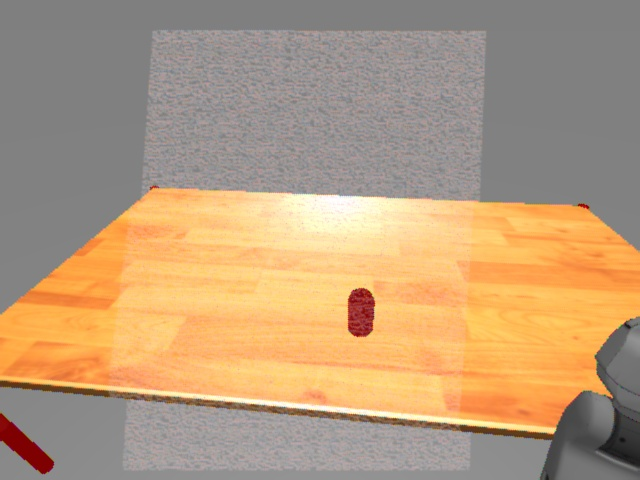
//> input picture manipulate_paper/frame0000.jpg, 640 x 480 px
$ ./findContours_demo ../../manipulate_paper/frame0000.jpg   (built with g++ and OpenCV 4)
//> lines starting //> are read from the running program, lines starting //| are printed output that depends on the picture; after the words box and inside, x2 and y2 are one past the last pixel; in counts of white or black regions, pixels touching at a corner belong together
/**
 * @function findContours_Demo.cpp
 * @brief Demo code to find contours in an image
 * @author OpenCV team
 */

#include "opencv2/highgui/highgui.hpp"
#include "opencv2/imgproc/imgproc.hpp"
//#include <cxcore.h>
//#include <ml.h>
#include <cv.h>
#include <iostream>
#include <stdio.h>
#include <stdlib.h>

using namespace cv;
using namespace std;

Mat src;
Mat src_gray;
//IplImage* outputIpl;
//IplImage* threshedOutput;
//IplImage* originalIpl;
Mat outputMat;
int threshCanny = 255;
int threshVal = 125;
int red = 100;
int green = 100;
int blue = 100;
int max_thresh = 255;
int max_color = 255;
RNG rng(12345);
const char* outputWindow;

/// Function header
void thresh_callback(int, void* );

/**
 * @function main
 */
int main( int, char** argv )
{
  // Load source image and convert it to gray
  src = imread( argv[1], 1 );
//> src is the input picture: 480 rows x 640 cols, CV_8UC3; mean B, G, R 124.2, 155.5, 183

  //create 3 seperate color spaces (9 color channels)
  //rgb
  vector<Mat> rgb;
  split(src, rgb);
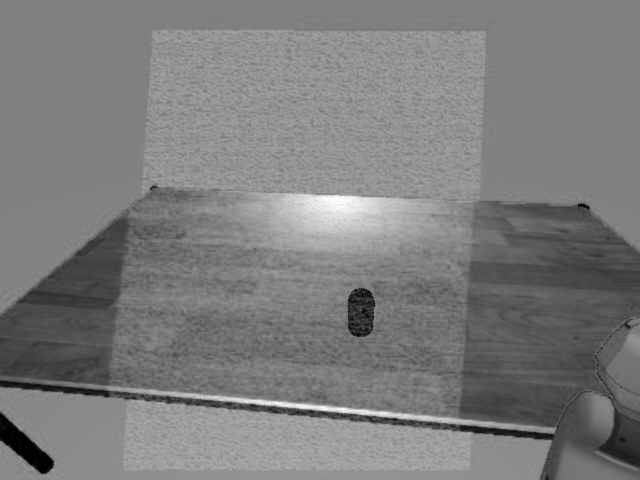
//> rgb[0]: 480 rows x 640 cols, CV_8UC1; min 0, max 255, mean 124.2
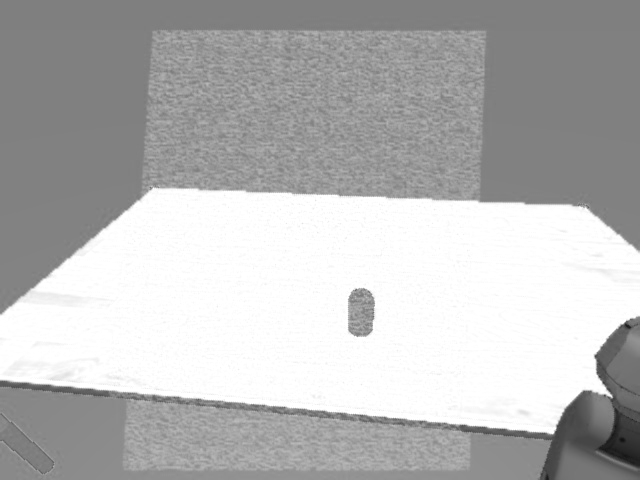
//> rgb[2]: 480 rows x 640 cols, CV_8UC1; min 18, max 255, mean 183

  //luv
  Mat luvMat;
  vector<Mat> luv;
  cvtColor( src, luvMat, CV_BGR2Luv );
//> luvMat: 480 rows x 640 cols, CV_8UC3; mean of channels 0, 1, 2 167.8, 111.5, 158.1
  split(luvMat, luv);
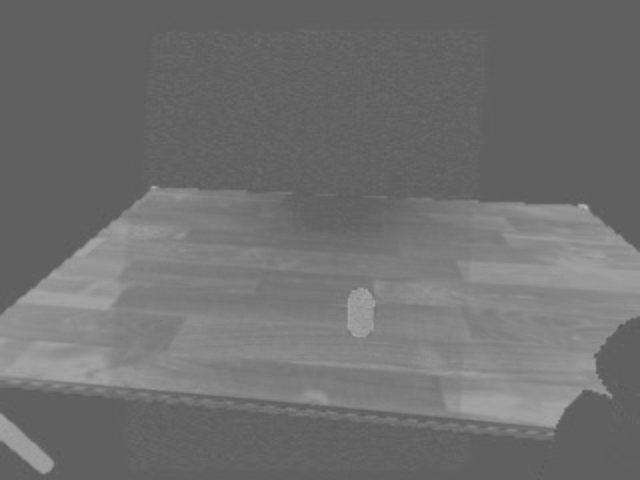
//> luv[1]: 480 rows x 640 cols, CV_8UC1; min 86, max 190, mean 111.5
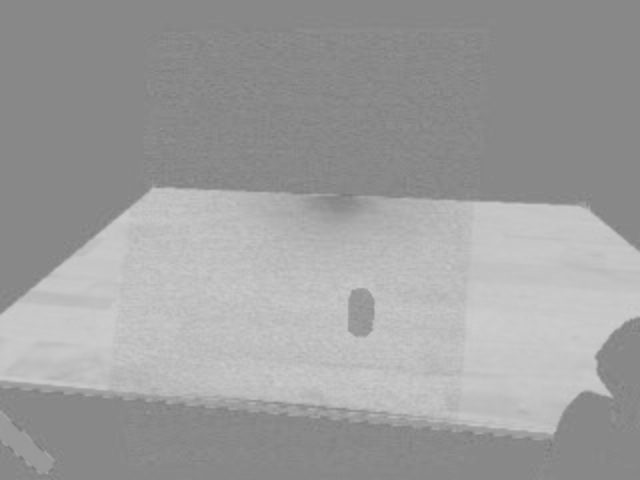
//> luv[2]: 480 rows x 640 cols, CV_8UC1; min 119, max 205, mean 158.1

  //hsv
  Mat hsvMat;
  vector<Mat> hsv;
  cvtColor( src, hsvMat, CV_BGR2HSV );
//> hsvMat: 480 rows x 640 cols, CV_8UC3; mean H, S, V 31.3, 63.2, 183.2
  split(hsvMat, hsv);
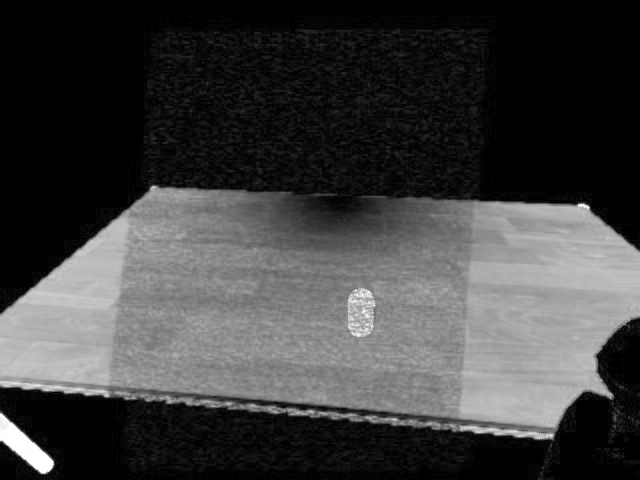
//> hsv[1]: 480 rows x 640 cols, CV_8UC1; min 0, max 255, mean 63.2

  //blur the channels
  blur( rgb[0], rgb[0], Size(3,3) );
  blur( rgb[1], rgb[1], Size(3,3) );
  blur( rgb[2], rgb[2], Size(3,3) );

  blur( luv[0], luv[0], Size(3,3) );
  blur( luv[1], luv[1], Size(3,3) );
  blur( luv[2], luv[2], Size(3,3) );

  blur( hsv[0], hsv[0], Size(3,3) );
  blur( hsv[1], hsv[1], Size(3,3) );
  blur( hsv[2], hsv[2], Size(3,3) );

  // [12 lines of commented-out code are left out]
  namedWindow( "lV", CV_WINDOW_AUTOSIZE );
  imshow( "lV", luv[0] );

  // [8 lines of commented-out code are left out]
  cvtColor( src, src_gray, CV_BGR2GRAY );
  blur( src_gray, src_gray, Size(3,3) );

  //set image to be processed
  outputMat = luv[0];

  /// Create Window
  const char* source_window = "Source";
  namedWindow( source_window, CV_WINDOW_AUTOSIZE );
  imshow( source_window, src );


  //create trackbars
  createTrackbar( " Canny thresh:", "Source", &threshCanny, max_thresh, thresh_callback );
  //createTrackbar( " Thresholding:", "Source", &threshVal, max_thresh, thresh_callback );
  thresh_callback( 0, 0 );

  waitKey(0);

  return(0);
}

/**
 * @function thresh_callback
 */
void thresh_callback(int, void* )
{
  Mat canny_output;
  Mat threshedMat;
  vector<vector<Point> > contours;
  vector<Vec4i> hierarchy;

  //threshedMat = outputMat;
  threshedMat = outputMat;
  //threshold(outputMat, threshedMat, threshVal, 255, CV_THRESH_BINARY);

  /// Detect edges using canny
  //canny_output = threshedMat;
  Canny( threshedMat, canny_output, threshCanny, threshCanny*2, 3 );
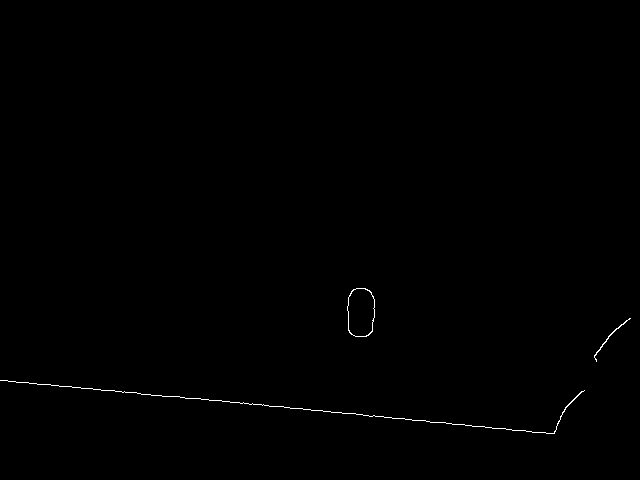
//> canny_output: 480 rows x 640 cols, CV_8UC1; 0.27% white in thin lines or dots, all inside (x1, y1, x2, y2) = (0, 288, 631, 434)

  /// Find contours
  findContours( canny_output, contours, hierarchy, CV_RETR_TREE, CV_CHAIN_APPROX_SIMPLE, Point(0, 0) );
//> contours = 4 contours; box (x1, y1, x2, y2) and area: (347, 288, 375, 337) 1128, (347, 288, 375, 337) 1108, (594, 318, 631, 362) 32, (0, 380, 585, 434) 24

  /// Approximate contours to polygons + get bounding rects and circles
  vector<vector<Point> > contours_poly( contours.size() );
//> contours_poly = 4 empty contours
  vector<Rect> boundRect( contours.size() );
  vector<Point2f>center( contours.size() );
  vector<float>radius( contours.size() );

  for( int i = 0; i < contours.size(); i++ ) {
    approxPolyDP( Mat(contours[i]), contours_poly[i], 3, true );
    boundRect[i] = boundingRect( Mat(contours_poly[i]) );
    minEnclosingCircle( (Mat)contours_poly[i], center[i], radius[i] );
  }
//> this loop made 4 passes

  /// Draw contours
  Mat drawing = Mat::zeros( canny_output.size(), CV_8UC3 );
  for( size_t i = 0; i< contours.size(); i++ ) {
    Scalar color = Scalar( rng.uniform(0, 255), rng.uniform(0,255), rng.uniform(0,255) );
    //drawContours( drawing, contours, (int)i, color, 2, 8, hierarchy, 0, Point() );
    drawContours( drawing, contours_poly, i, color, 1, 8, vector<Vec4i>(), 0, Point() );
    rectangle( drawing, boundRect[i].tl(), boundRect[i].br(), color, 2, 8, 0 );
    circle( drawing, center[i], 1, color, 2, 8, 0 );
    //circle( drawing, center[i], (int)radius[i], color, 2, 8, 0 );
  }
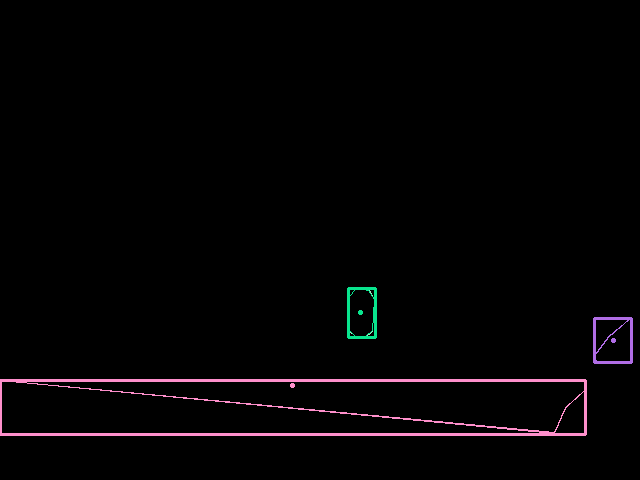
//> drawing: 480 rows x 640 cols, CV_8UC3; mean B, G, R 3.8, 2.8, 4.2

  /// Show in a window
  namedWindow( "Contours", CV_WINDOW_AUTOSIZE );
  imshow( "Canny", canny_output);
  //imshow( "Threshed", threshedMat);
  imshow( "Contours", drawing );
}
